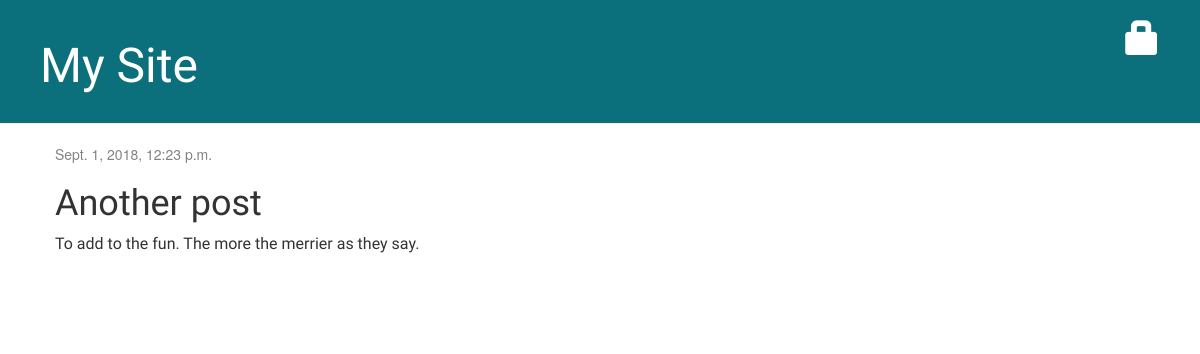
The app's page /post/2/ with its own data.
### blog/models.py (models this page shows, shortened)
class Post(models.Model):
    author = models.ForeignKey('auth.User', on_delete=models.CASCADE)
    title = models.CharField(max_length=200)
    text = models.TextField()
    created_date = models.DateTimeField(
        default=timezone.now)
    published_date = models.DateTimeField(
        blank=True, null=True)

### blog/views.py (the view)
# urls.py: path('post/<int:pk>/', views.post_detail, name='post_detail'),
def post_detail(request, pk):
    post = get_object_or_404(Post, pk=pk)
    return render(request, 'blog/post_detail.html', {'post': post})

### blog/templates/blog/post_detail.html (shortened to what this page needs)
{% extends 'blog/base.html' %}
{% block content %}
    <div class="post">
        {% if post.published_date %}
            <div class="date">
                {{ post.published_date }}
            </div>
        {% else %}
            <a class="btn btn-default" href="{% url 'post_publish' pk=post.pk %}">Publish</a>
        {% endif %}
        <h1>{{ post.title }}</h1>
        <p>{{ post.text|linebreaksbr }}</p>
    </div>
{% endblock%}

### blog/static/css/blog.css (style rules this page uses)
h1, h2, h3, h4 { font-family: 'Concert One', cursive; }
p { font-family: Asap; font-size: 16px; }
.date { color: #828282; }
.post { margin-bottom: 70px; }

### records on screen
Post: published_date "Sept. 1, 2018, 12:23 p.m.", title "Another post", text "To add to the fun. The more the merrier as they say."
